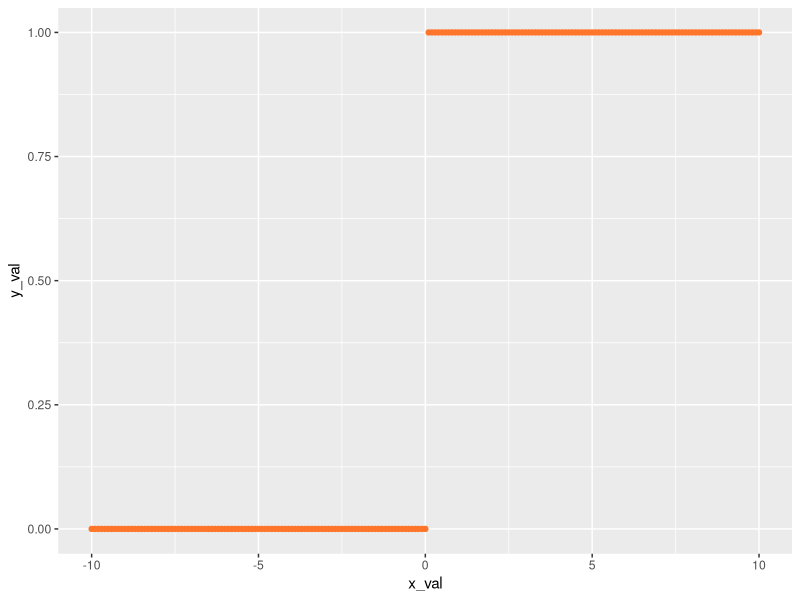
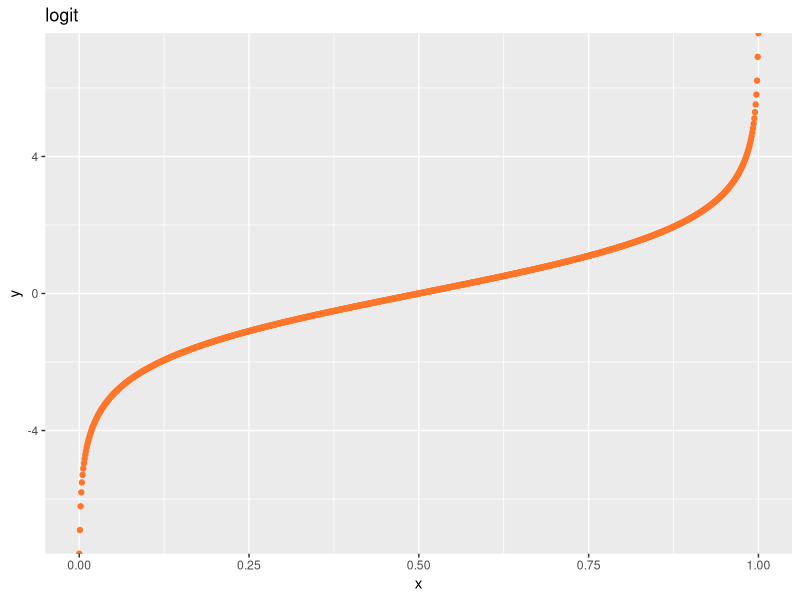
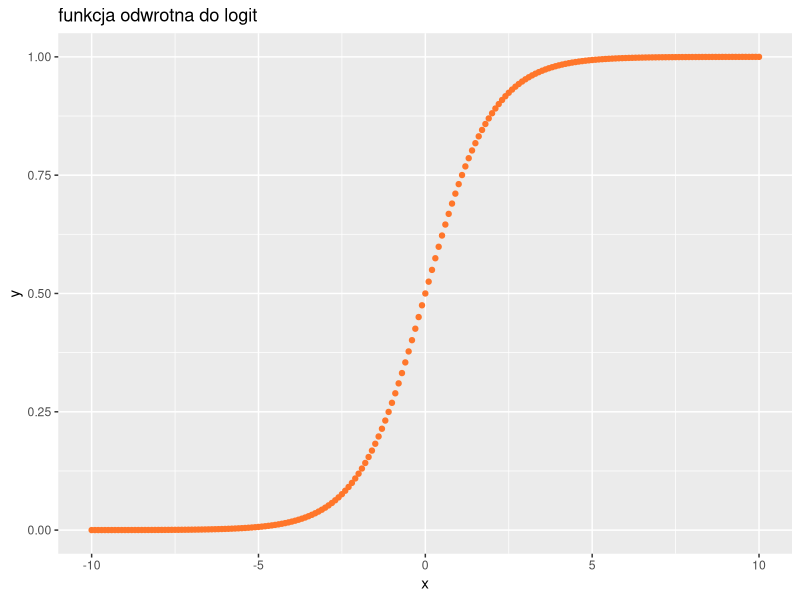
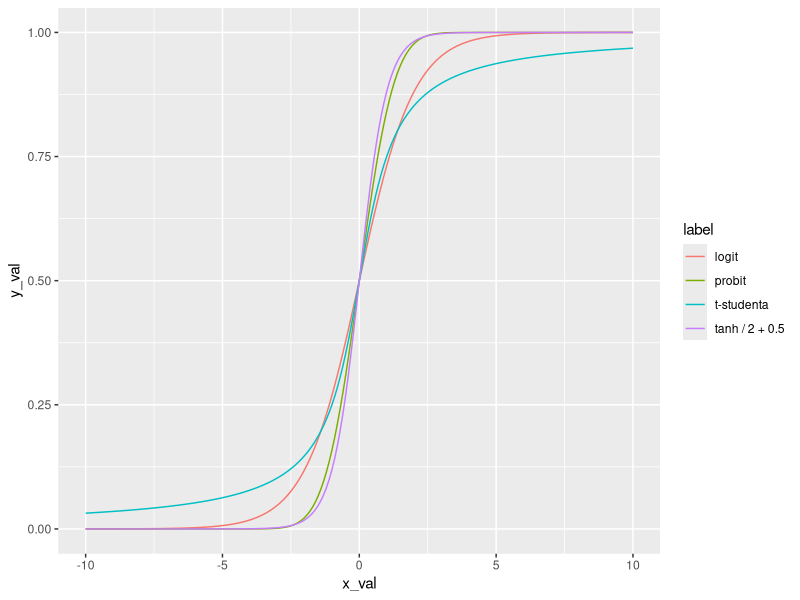
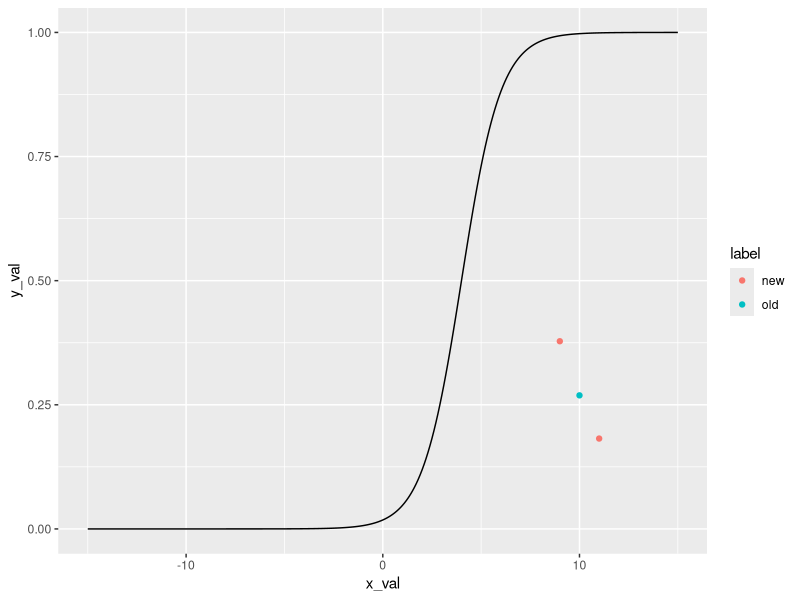
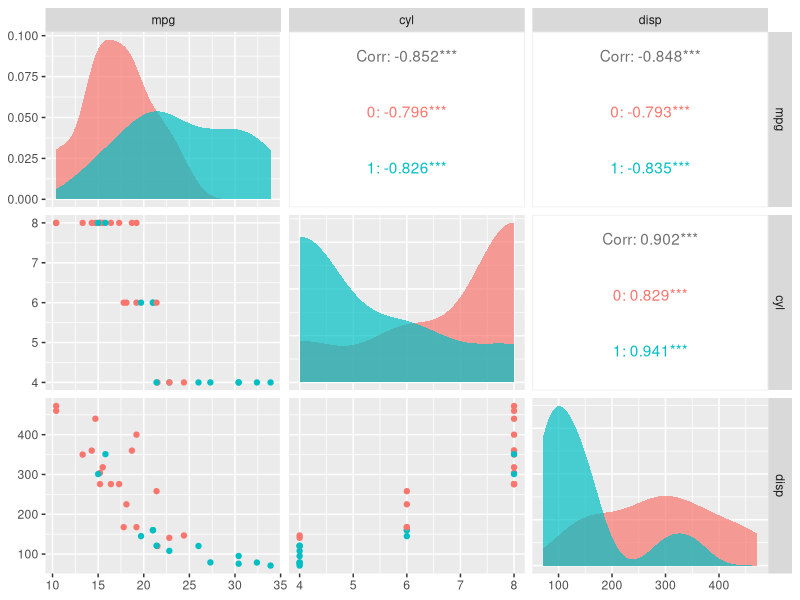

Source code (R) for these figures, in order:
## ---- chunk 1
#install.packages("GGally")
require('ggplot2')
require("GGally")
require("dplyr")
setwd("D:/GIT/sg-lectures")
## ---- chunk 2
x <- seq(-10, 10, by = 0.1)
f_x <- ifelse(x > 0, 1, 0)
dt1 <- data.frame(x_val = x, y_val = f_x)
ggplot(data = dt1, aes(x_val, y_val)) + geom_point(colour = rgb(1,  0.463, 0.165))
## ---- chunk 3
s <- seq(0, 1, by = 0.001)
logit <- data.frame(x = s, y = log(s / (1 - s)))
ggplot(data = logit, aes(x = x, y = y)) + geom_point(colour = rgb(1,  0.463, 0.165)) +
  ggtitle("logit")
## ---- chunk 4
s_x <- seq(-10, 10, by = 0.1)
s_y <- 1 / (1 + exp(-s_x))
logit <- data.frame(x = s_x, y = s_y)
ggplot(data = logit, aes(x = x, y = y)) + geom_point(colour = rgb(1,  0.463, 0.165)) +
  ggtitle("funkcja odwrotna do logit")
## ---- chunk 5
x <- seq(-10, 10, by = 0.1)
probit <- pnorm(x)
logit <- 1 / (1 + exp(-x))
th <- tanh(x) / 2 + 0.5
t_student <- pt(x, df = 1)

dt <- data.frame(x_val = rep(x, 4), y_val = c(probit, logit, th, t_student), label = c(rep("probit", 201), rep("logit", 201), rep("tanh / 2 + 0.5", 201), rep("t-studenta", 201)))

ggplot(dt, aes(x_val, y_val, colour = label)) + geom_line()

## ---- chunk 6
x <- seq(-15, 15, by = 0.1)
logit <- 1 / (1 + exp(4-x))
extra_points <- data.frame(x_val = c(9, 10, 11), y_val = c(0.378, 0.269, 0.182), label = c("new", "old", "new"))

dt <- data.frame(x_val = x, y_val = logit)

ggplot(dt, aes(x_val, y_val)) + geom_line() +
  geom_point(data = extra_points, aes(x_val, y_val, colour = label))

## ---- chunk 7
my_dens <- function(data, mapping, ...) {
  ggplot(data = data, mapping=mapping) +
    geom_density(..., alpha = 0.7, color = NA) 
}

cr <- mtcars
cr$am <- as.factor(cr$am)
pairs_plot <-GGally::ggpairs(cr, columns = c("mpg", "cyl", "disp"), 
                mapping = aes(color  = am, fill  = am),
                diag = list(continuous = my_dens)
                )
## ---- chunk 8
pairs_plot
## ---- chunk 9
train <- sample_frac(cr, 0.6)
test <- anti_join(cr, train)

table(train$am) / nrow(train)

table(test$am) / nrow(test)
